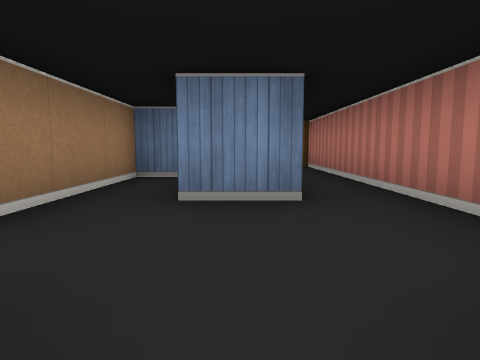
view 1 (above)

16 first-person views from a walk through a cub3D ray-caster map. The camera is about half as high as the walls, tilts 6° down and sees 75° across. The floor is counted in squares. Each view is taken from the middle of a square. On the plan, view 1 faces up. The plan holds only what a view shows up to about 9 squares ahead; the rest is blank.

view 2
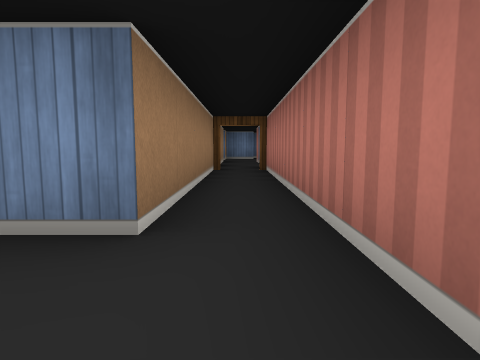

view 3
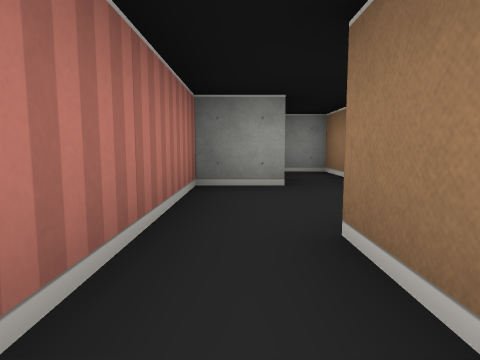

view 4
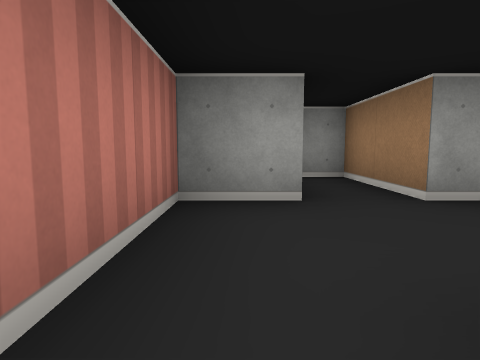

view 5
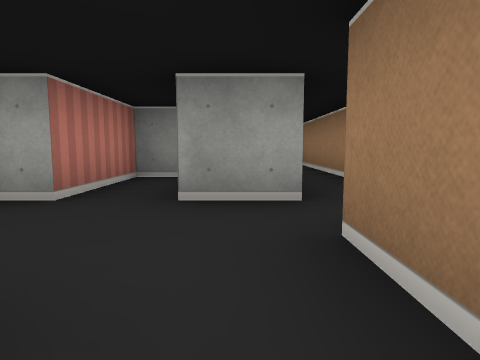

view 6
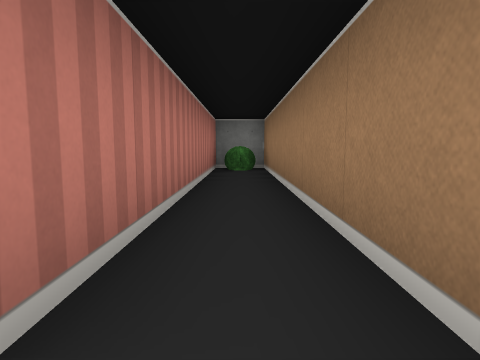

view 7
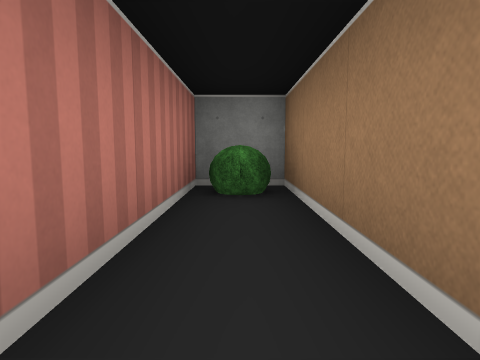

view 8
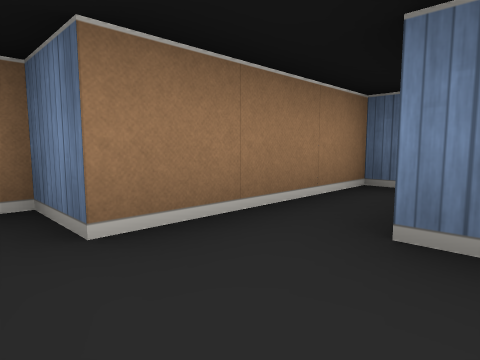

view 9
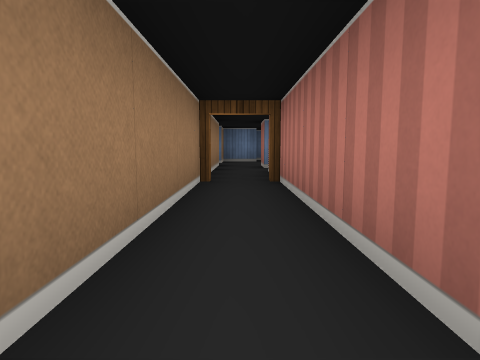

view 10
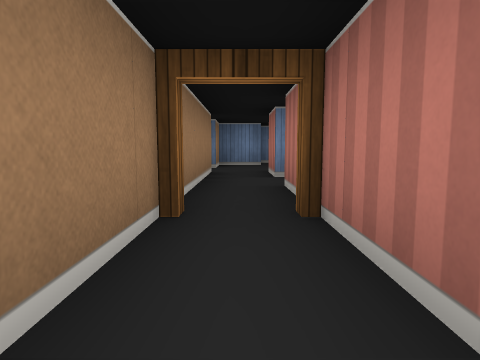

view 11
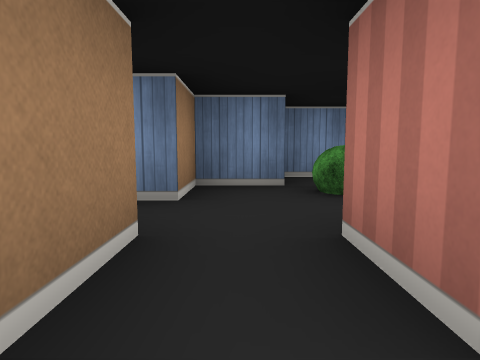

view 12
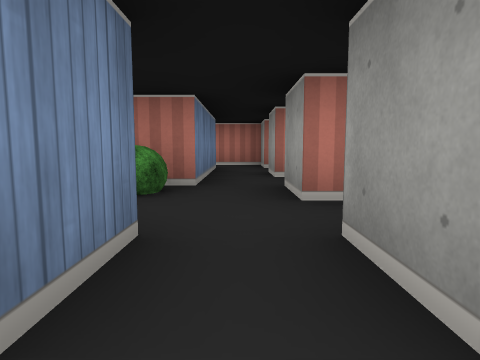

view 13
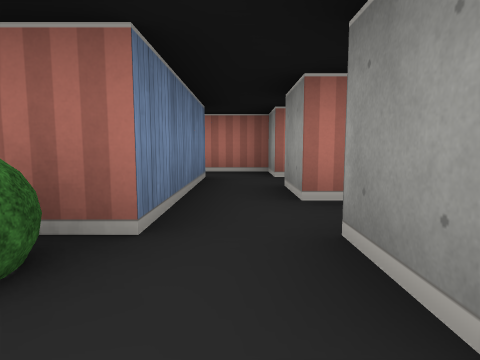

view 14
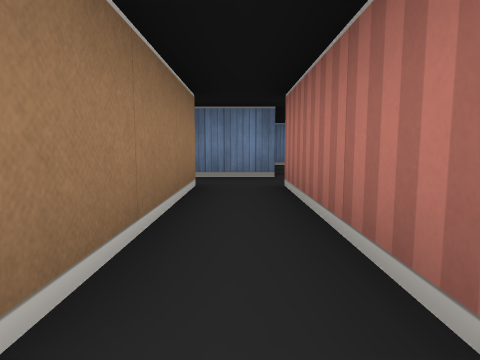

view 15
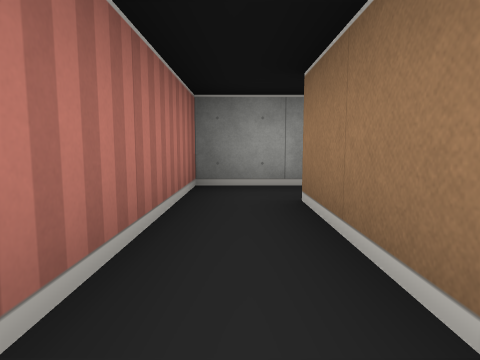

view 16
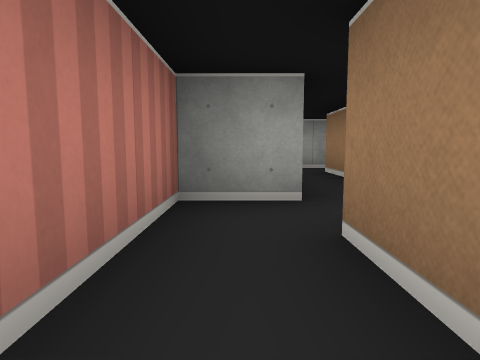

### Floor plan
Points are (right, up) in squares from view 1. A wall is a line through its corners. A room is listed if a view was taken in it or the views show most of it. See-through windows are left out.
Room 1 (views 1, 2, 3, 4, 5, 8, 9, 10)
walls: (-0.5, 0.5) (-0.5, -1.5) (0.5, -1.5) (0.5, 0.5) (1.5, 0.5) (1.5, 7); (-0.9, 4.5) (-1.5, 4.5) (-1.5, 1.5); (0.5, 7) (0.5, 2.5) (-0.5, 2.5)
ways out: opening at (-1, 1) to room 2; open door at (1, 7) to room 3
Room 2 (views 6, 7)
walls: (-1.5, 1.5) (-2.5, 1.5) (-2.5, -5.5) (-1.5, -5.5) (-1.5, 0.5) (-0.5, 0.5)
ways out: opening at (-1, 1) to room 1
objects: bush (-2, -5)
Room 3 (views 11, 13)
walls: (1.6, 12.5) (0.5, 12.5) (0.5, 11.5); (0.5, 10.5) (0.5, 7); (1.5, 9.5) (1.5, 10.5) (2.5, 10.5); (3.5, 10.5) (4.5, 10.5); (4.5, 11.5) (2.5, 11.5) (2.5, 12.2); (2.6, 13.5) (1.5, 13.5); (1.5, 7) (1.5, 8.5)
ways out: open door at (1, 7) to room 1; opening at (0, 11) to room 4; opening at (4, 11) to room 6
objects: bush (2, 12)
Room 4 (view 12)
walls: (0.5, 11.5) (-0.5, 11.5); (-0.5, 10.5) (0.5, 10.5)
ways out: opening at (0, 11) to room 3
Room 5 (views 14, 15)
walls: (4.1, 6.5) (5.5, 6.5) (5.5, 10.5); (4.5, 10.5) (4.5, 7.5)
ways out: opening at (5, 10) to room 6
Room 6 (view 16)
walls: (5.5, 12.5) (5.5, 11.5) (4.5, 11.5); (5.5, 10.5) (6.5, 10.5) (6.5, 12.5)
ways out: opening at (4, 11) to room 3; opening at (5, 10) to room 5; opening at (6, 13)

Positions as (right, up) in squares from view 1, and headings:
1: (0, 0), facing up
2: (1, 1), facing up
3: (1, 4), facing down
4: (1, 3), facing down
5: (-1, 3), facing down
6: (-2, 1), facing down
7: (-2, -2), facing down
8: (0, 1), facing up-left
9: (1, 3), facing up
10: (1, 5), facing up
11: (1, 9), facing up
12: (-1, 11), facing right
13: (1, 11), facing right
14: (5, 7), facing up
15: (5, 10), facing down
16: (6, 13), facing down
